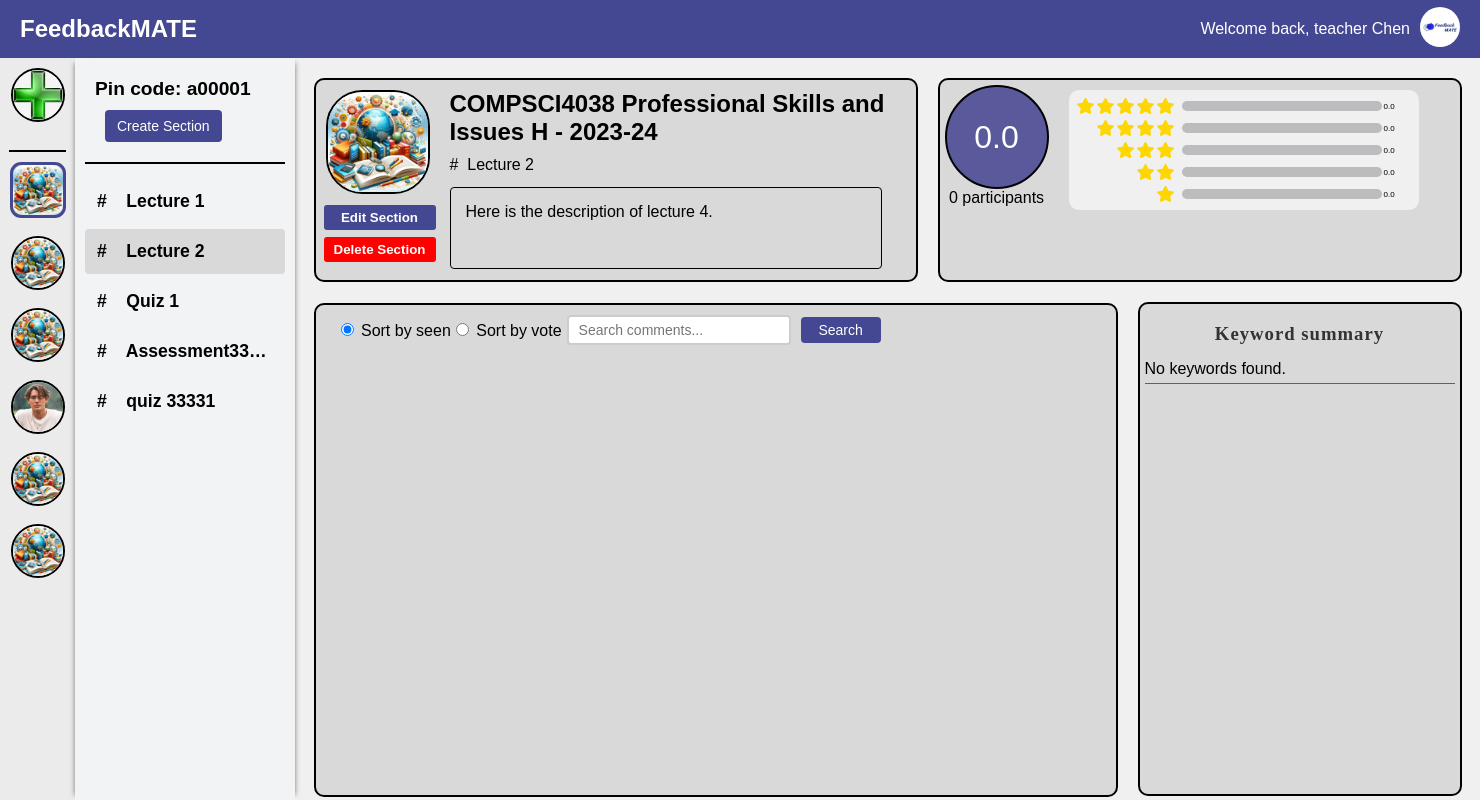
The app's page /teacher/channel/1/section/3/ (signed in), older data.
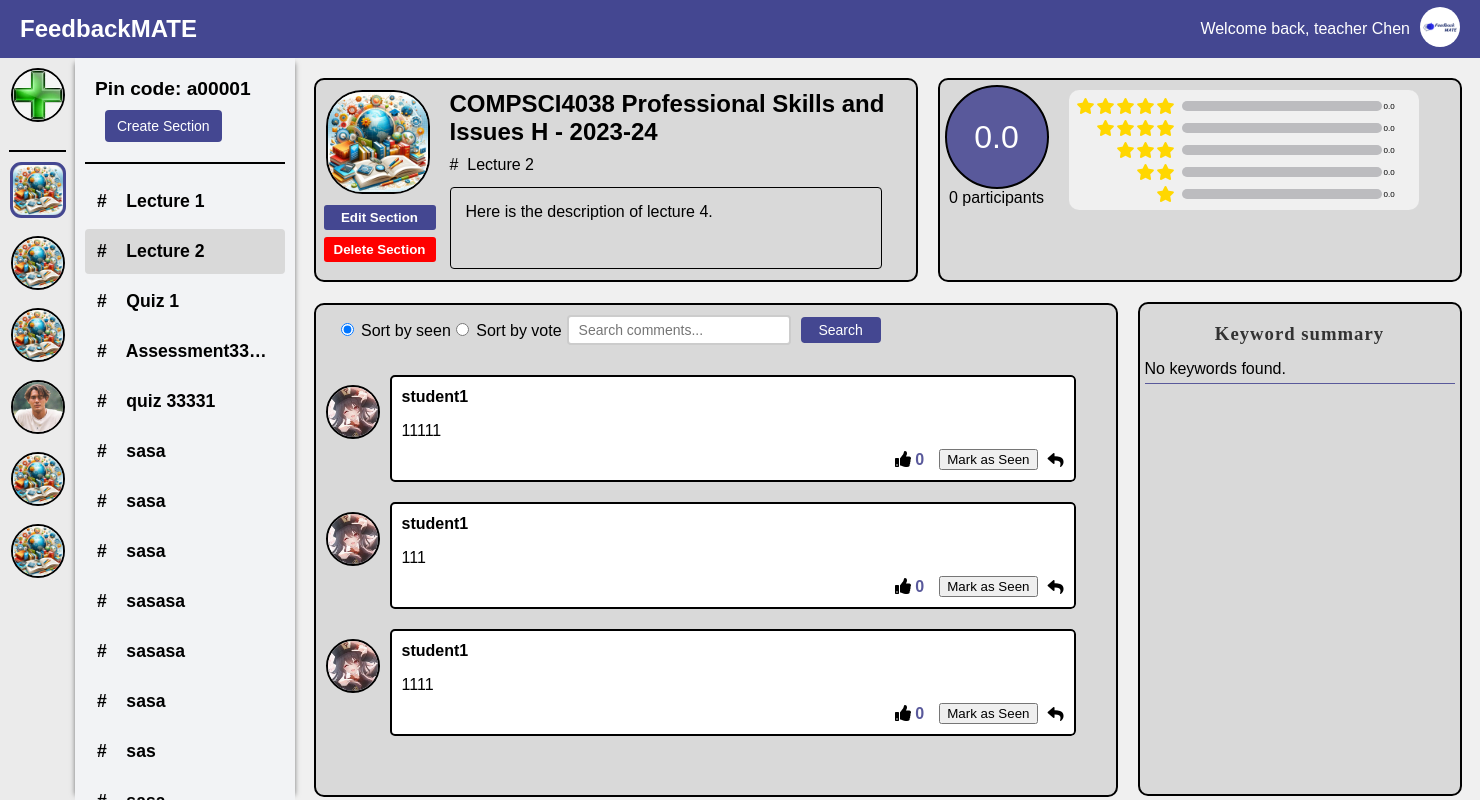
The same page, newer data.
### main/models.py (models this page shows, shortened)
class Channel(models.Model):
    name = models.CharField(max_length=70)
    pin_code = models.CharField(max_length=6, unique=True, blank=True, null=True)
    user = models.ForeignKey(User, on_delete=models.CASCADE)
    description = models.TextField(max_length=500, blank=True)
    image = models.ImageField(upload_to=channel_image_path, default='img/channel_icon.jpg')
    students = models.ManyToManyField(User, related_name='joined_channels', blank=True)

class Section(models.Model):
    channel = models.ForeignKey(Channel, on_delete=models.CASCADE)
    title = models.CharField(max_length=50)
    description = models.TextField(max_length=500, blank=True)
    total_rating = models.FloatField(default=0.0, blank=True)
    ratings_count = models.PositiveIntegerField(default=0, blank=True)
    one_star_users = models.ManyToManyField(User, related_name='one_star_sections', blank=True)
    two_star_users = models.ManyToManyField(User, related_name='two_star_sections', blank=True)
    three_star_users = models.ManyToManyField(User, related_name='three_star_sections', blank=True)
    four_star_users = models.ManyToManyField(User, related_name='four_star_sections', blank=True)
    five_star_users = models.ManyToManyField(User, related_name='five_star_sections', blank=True)
    one_star_percentage = models.FloatField(verbose_name="Percentage", default=0.0)
    two_star_percentage = models.FloatField(verbose_name="Percentage", default=0.0)
    three_star_percentage = models.FloatField(verbose_name="Percentage", default=0.0)
    four_star_percentage = models.FloatField(verbose_name="Percentage", default=0.0)
    five_star_percentage = models.FloatField(verbose_name="Percentage", default=0.0)

class Comment(models.Model):
    user = models.ForeignKey(User, on_delete=models.CASCADE)  # 评论者
    section = models.ForeignKey(Section, on_delete=models.CASCADE)  # 评论所属的section
    text = models.TextField(max_length=500)  # 评论内容
    read = models.BooleanField(default=False)
    reply = models.TextField(blank=True, null=True)
    is_anonymous = models.BooleanField(default=False)
    liked_users = models.ManyToManyField(User, related_name='liked_comments', blank=True)
    likes = models.IntegerField(default=0)

class UserInfo(models.Model):
    user = models.OneToOneField(User, on_delete=models.CASCADE)
    profile_name = models.CharField(max_length=30)
    user_image = models.ImageField(upload_to=user_image_path, default='img/user.png')

### main/views.py (the view)
# urls.py: path('teacher/channel/<int:channel_id>/section/<int:section_id>/', views.section, name='section'),
def section(request, channel_id, section_id):
    user_channels = Channel.objects.filter(user=request.user)
    current_channel = Channel.objects.get(id=channel_id)
    sections = Section.objects.filter(channel=current_channel)
    current_section = Section.objects.get(id=section_id)
    comments = Comment.objects.filter(section=current_section)
    common_words = set(stopwords.words('english'))
    keyword_freq = defaultdict(int)
    for comment in comments:
        text = comment.text.lower()
        likes = comment.likes
        text = re.sub(r'[^\w\s]', '', text)
        words = word_tokenize(text)
        tagged_words = pos_tag(words)
        for word, tag in tagged_words:
            if word not in common_words and (tag == 'NN' or tag == 'JJ'):
                keyword_freq[word] += likes
    sorted_keywords = sorted(keyword_freq.items(), key=lambda item: item[1], reverse=True)
    top_keywords = sorted_keywords[:10]
    search_query = request.GET.get('search', '')
    comments_query = Comment.objects.filter(section=current_section)
    if search_query:
        comments_query = comments_query.filter(text__icontains=search_query)
    comments_query = comments_query.annotate(
        sort_read=Case(
            When(read=False, then=Value(1)),
            When(read=True, then=Value(0)),
            output_field=IntegerField(),
        )
    )
    sort = request.GET.get('sort', 'read')
    if sort == 'vote':
        comments = comments_query.order_by('-likes', '-sort_read')
    else:
        comments = comments_query.order_by('-sort_read', '-likes')
    user_info = UserInfo.objects.get(user=request.user)
    return render(request, 'section_detail.html', {
        'username': user_info.profile_name,
        'current_channel': current_channel,
        'sections': sections,
        'current_section': current_section,
        'channels': user_channels,
        'comments': comments,
        'user_image': user_info.user_image.url,
        'sort': sort,
        'search_query': search_query,
        'top_keywords': top_keywords,
    })

### main/templates/section_detail.html (shortened to what the changed rows need)
{% extends 'channel_detail.html' %}
{% load static %}
{% block section %}
<div class="section-block">
{% for section in sections %}
    <div class="section-tooltip">
        <a href="{% url 'section' channel_id=section.channel.id section_id=section.id %}" class="section-item {% if current_section.id == section.id %}selected{% endif %}">
            #&nbsp;&nbsp;&nbsp; {{ section.title }}
        </a>
    </div>
{% endfor %}
</div>
{% endblock %}
{% block content %}
{{ block.super}}
<div class="top-section">
    <div class="description-box">
        <div class="description-left">
            <img src= "{{ current_channel.image.url }}" alt="Channel Image" class="channel-image">
            <div class="button-container">
                <button type="button" class="edit-info-btn" onclick="location.href='{% url 'edit-section' channel_id=current_channel.id section_id=current_section.id %}'">Edit Section</button>
                <button type="button" class="delete-section-btn" onclick="confirmDelete({{ current_section.id }})">Delete Section</button>
            </div>
        </div>
        <div class="channel-info">
            <h2 class="channel-name">{{ current_channel.name }}</h2>
            <p class="section-title"># &nbsp;{{ current_section.title }}</p>
            <p class="section-description">{{ current_section.description }}</p>
        </div>
    </div>
    <div class="rating-box">
        <div class="rating-overview">
            <div class="circle-rating">
                <span id="total-rating">{{ current_section.total_rating}}</span>
            </div>
            <div class="rating-participants">
                <span id="participants-count">{{ current_section.ratings_count}}</span> participants
            </div>
        </div>
        <div class="right-part">
            <div class="rating-statistics">
                <div class="rating-stat" data-star="5">
                    <div class="percentage-count">
                        <span id="star-5-count">{{ current_section.five_star_percentage }}</span>
                    </div>
                </div>
                <div class="rating-stat" data-star="4">
                    <div class="percentage-count">
                        <span id="star-4-count">{{ current_section.four_star_percentage }}</span>
                    </div>
                </div>
                <div class="rating-stat" data-star="3">
                    <div class="percentage-count">
                        <span id="star-3-count">{{ current_section.three_star_percentage }}</span>
                    </div>
                </div>
                <div class="rating-stat" data-star="2">
                    <div class="percentage-count">
                        <span id="star-2-count">{{ current_section.two_star_percentage }}</span>
                    </div>
                </div>
                <div class="rating-stat" data-star="1">
                    <div class="percentage-count">
                        <span id="star-1-count">{{ current_section.one_star_percentage }}</span>
                    </div>
                </div>
            </div>
        </div>
    </div>
    <div class="comment-section">
    {% for comment in comments %}
    <div class="comment">
        <img src="{{ comment.user.userinfo.user_image.url }}" alt="User Image" class="user-image">
        <div class="comment-main" {% if comment.read %}style="border-color: #444791;"{% endif %}>
            <p class="comment-username">{{ comment.user.username }}</p>
            <p class="comment-text">{{ comment.text }}</p>
            <div class="comment-actions">
                <div class="likes">
                    <i class="fas fa-thumbs-up"></i>
                    <span class="like-count">{{ comment.likes }}</span>
                </div>
                {% if comment.read %}
                    <i class="fas fa-eye read-indicator"></i>
                {% else %}
                    <button class="mark-as-read-btn" data-comment-id="{{ comment.id }}">Mark as Seen</button>
                {% endif %}
                <i class="fas fa-reply reply-btn" data-comment-id="{{ comment.id }}"></i>
            </div>
        </div>
    </div>
    {% endfor %}
    </div>
</div>
{% endblock %}

### main/templates/channel_detail.html (shortened to what this page needs)
{% extends 'teacher.html' %}
{% load static %}
{% block channel %}
    {% for channel in channels %}
    <div class="channel-icon-container {% if channel.id == current_channel.id %}selected-channel{% endif %}" data-channel-id="{{ channel.id }}">
        <img src="{{ channel.image.url }}" alt="" class="channel-icon {% if channel.id == current_channel.id %}selected-channel-icon{% endif %}" onclick="location.href='{% url 'channel-detail' channel.id %}'">
    </div>
    {% endfor %}
{% endblock %}
{% block content %}
<div class="section-nav">
    <div class="pin-code-display">
        Pin code: {{ current_channel.pin_code }}
        <button onclick="location.href='{% url 'create-section' current_channel.id %}'" class="create-section-btn">Create Section</button>
    </div>
    {% block section %}{% endblock%}
</div>
{% endblock %}

Row changes from the older to the newer data that the page shows:
added Section: title "sasa"
added Section: title "sasa"
added Section: title "sasa"
added Section: title "sasasa"
added Section: title "sasasa"
added Section: title "sasa"
added Section: title "sas"
added Comment: user.userinfo.user_image (picture), user.username "student1", text "11111", likes "0"
added Comment: user.userinfo.user_image (picture), user.username "student1", text "111", likes "0"
added Comment: user.userinfo.user_image (picture), user.username "student1", text "1111", likes "0"
